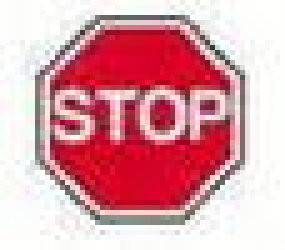
#> input picture images/verification/stop.jpg, 57 x 50 px (shown 5 times larger); its folder holds 5 pictures in this run
$ jupyter execute resize_image.ipynb
#> lines starting #> are read from the running program, lines starting #| are printed output that depends on the picture
[cell 1]
directory = "images/verification"
prepended_by = "slip_"

[cell 2]
from PIL import Image

def resize_32x32(image_name):
#> called with image_name = 'stop.jpg'
    image_name = remove_extension(image_name)
    img = Image.open(directory + '/' + image_name + ".jpg")
#> img is the input picture: PIL image 57x50 RGB; mean R, G, B 220.1, 161.1, 169.5
    new_img = img.resize((32,32))
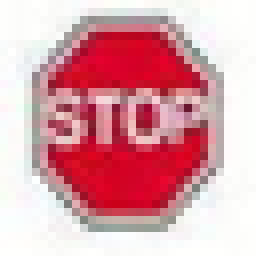
#> new_img: PIL image 32x32 RGB (shown 8 times larger); mean R, G, B 220, 161.1, 169.5
    new_img.save(directory + "/" + image_name + "_32x32.jpg", "JPEG", optimize=True)


def remove_extension(text):
    if text.endswith('.jpg'):
        text = text[:-4]
    return text

#TEST:
print (remove_extension("stop.jpg"))

resize_32x32("stop.jpg")
